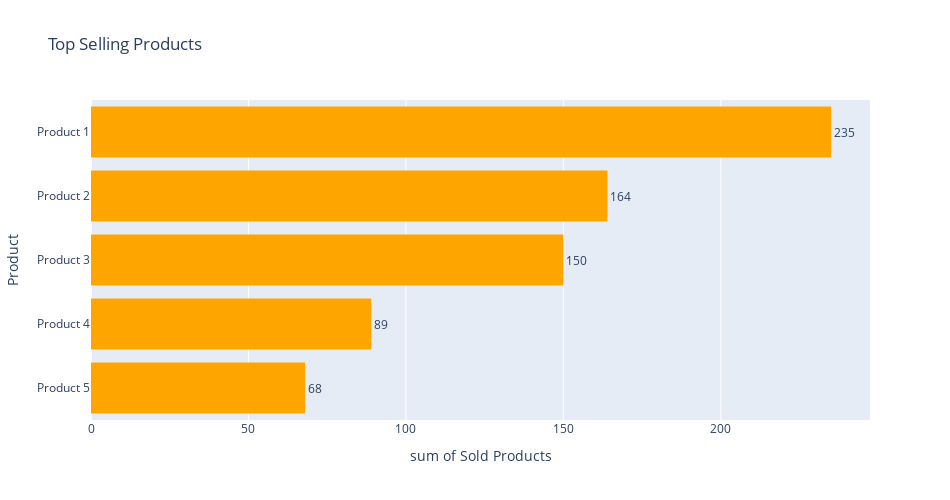

This figure's notebook cell:
### Code cell
df = pd.DataFrame({
'Product': pd.Series(['Product 5', 'Product 4', 'Product 3', 'Product 2', 'Product 1']),
'Sold Products': pd.Series([68,89,150,164,235])
})
fig = px.histogram(df, x='Sold Products', y='Product', height=500, width=950, text_auto='6s', title='Top Selling Products', orientation="h",color_discrete_sequence=["orange","orange","orange","orange","orange"])
fig.update_traces(textposition='outside')
# fig.update_yaxes(categoryorder="total ascending")
fig.show()

### Figure 1 — Plotly figure (JSON) as saved in the notebook; plotly's stock layout.template omitted (floating-point values rounded to 4 significant figures)
{"data": [{"alignmentgroup": "True", "bingroup": "y", "histfunc": "sum", "hovertemplate": "sum of Sold Products=%{x}<br>Product=%{y}<extra></extra>", "legendgroup": "", "marker": {"color": "orange", "pattern": {"shape": ""}}, "name": "", "offsetgroup": "", "orientation": "h", "showlegend": false, "textposition": "outside", "texttemplate": "%{value:6s}", "type": "histogram", "x": [68, 89, 150, 164, 235], "xaxis": "x", "y": ["Product 5", "Product 4", "Product 3", "Product 2", "Product 1"], "yaxis": "y"}], "layout": {"barmode": "relative", "height": 500, "legend": {"tracegroupgap": 0}, "title": {"text": "Top Selling Products"}, "width": 950, "xaxis": {"anchor": "y", "autorange": true, "domain": [0, 1], "range": [0, 247.4], "title": {"text": "sum of Sold Products"}, "type": "linear"}, "yaxis": {"anchor": "x", "autorange": true, "domain": [0, 1], "range": [-0.5, 4.5], "title": {"text": "Product"}, "type": "category"}}}
